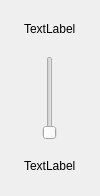
<?xml version="1.0" encoding="UTF-8"?>
<ui version="4.0">
 <class>customSliderForm</class>
 <widget class="QWidget" name="customSliderForm">
  <property name="geometry">
   <rect>
    <x>0</x>
    <y>0</y>
    <width>100</width>
    <height>196</height>
   </rect>
  </property>
  <property name="sizePolicy">
   <sizepolicy hsizetype="Minimum" vsizetype="Minimum">
    <horstretch>0</horstretch>
    <verstretch>0</verstretch>
   </sizepolicy>
  </property>
  <property name="minimumSize">
   <size>
    <width>100</width>
    <height>196</height>
   </size>
  </property>
  <property name="windowTitle">
   <string>Form</string>
  </property>
  <layout class="QGridLayout" name="gridLayout">
   <property name="leftMargin">
    <number>0</number>
   </property>
   <property name="topMargin">
    <number>0</number>
   </property>
   <property name="rightMargin">
    <number>0</number>
   </property>
   <property name="bottomMargin">
    <number>0</number>
   </property>
   <property name="spacing">
    <number>0</number>
   </property>
   <item row="0" column="0">
    <widget class="QWidget" name="customSliderContainer" native="true">
     <layout class="QGridLayout" name="gridLayout_2" columnstretch="0">
      <property name="leftMargin">
       <number>0</number>
      </property>
      <property name="topMargin">
       <number>0</number>
      </property>
      <property name="rightMargin">
       <number>0</number>
      </property>
      <property name="bottomMargin">
       <number>0</number>
      </property>
      <property name="spacing">
       <number>0</number>
      </property>
      <item row="0" column="0">
       <widget class="QWidget" name="slider" native="true">
        <layout class="QVBoxLayout" name="verticalLayout">
         <item alignment="Qt::AlignmentFlag::AlignHCenter|Qt::AlignmentFlag::AlignVCenter">
          <widget class="QLabel" name="maxLabel">
           <property name="text">
            <string>TextLabel</string>
           </property>
          </widget>
         </item>
         <item alignment="Qt::AlignmentFlag::AlignHCenter|Qt::AlignmentFlag::AlignVCenter">
          <widget class="Slider" name="verticalSlider">
           <property name="maximum">
            <number>200</number>
           </property>
           <property name="tracking">
            <bool>false</bool>
           </property>
           <property name="orientation">
            <enum>Qt::Orientation::Vertical</enum>
           </property>
          </widget>
         </item>
         <item alignment="Qt::AlignmentFlag::AlignHCenter|Qt::AlignmentFlag::AlignVCenter">
          <widget class="QLabel" name="currentLabel">
           <property name="text">
            <string>TextLabel</string>
           </property>
          </widget>
         </item>
        </layout>
       </widget>
      </item>
     </layout>
    </widget>
   </item>
  </layout>
 </widget>
 <customwidgets>
  <customwidget>
   <class>Slider</class>
   <extends>QSlider</extends>
   <header>slider.h</header>
  </customwidget>
 </customwidgets>
 <resources/>
 <connections/>
</ui>
